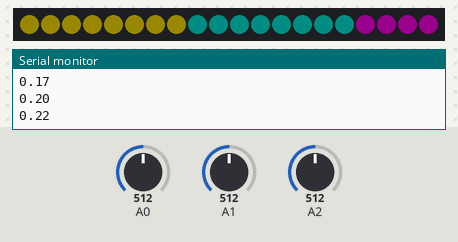
This sketch was run on a simulated Teensy 4. Shown: 20 RGB LEDs in strip order, left to right, the last lines printed to the serial monitor. Inputs (shaded band) come from the test bench; at power-on: A0 = 512, A1 = 512, A2 = 512. Dim RGB values are drawn brighter than linear.

Above: at 0.45 s.
At 4.35 s:
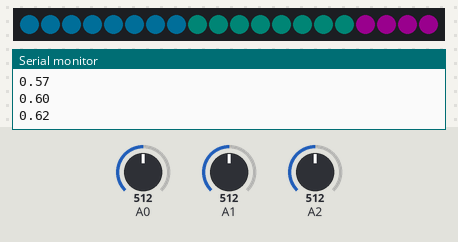
At 9.93 s:
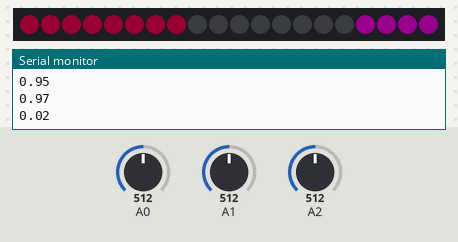
At 14.49 s:
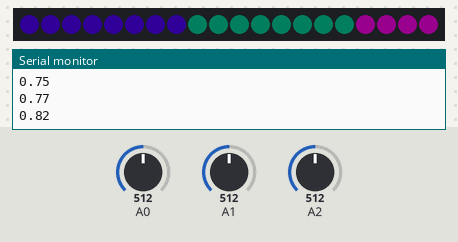
At 19.7 s:
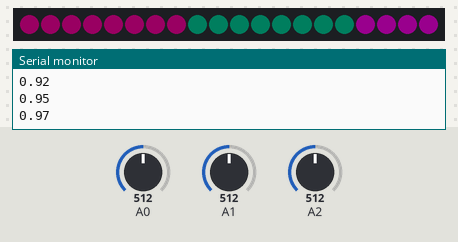
At 38.44 s:
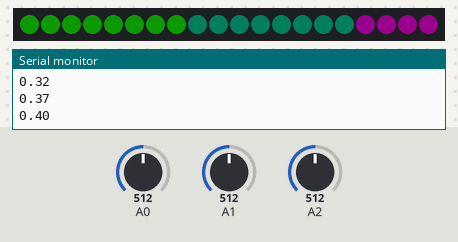

The sketch:

Class_3_-_LED_tube_3_with_zones.ino
```cpp
/*
  use multiple for loops to set different zones of the tube to different colors
*/

//A special library must be used to communicate with the ws2812 addressable LED tube
// Download it here https://github.com/PaulStoffregen/WS2812Serial/archive/refs/heads/master.zip
// Then in Arduino go to "Sketch > Include libraries > Add .ZIP library..." and select the downloaded file.
// The standard LED libraries, like fastLED and adafruits neopixel, cause problems with the audio code we'll do later so this version is used

float max_brightness = .1; //change this to increase the max brightness of the LEDs. 1.0 is very bright

//Everything else can be left alone
#define num_of_leds 20 //number of LEDs in the tube
#include <WS2812Serial.h> //include the code from this file in our sketch  https://github.com/PaulStoffregen/WS2812Serial/archive/refs/heads/master.zip
#define led_data_pin 8 //only pins 1,5, and 8 can be used.
byte drawingMemory[num_of_leds * 3];
DMAMEM byte displayMemory[num_of_leds * 12];
WS2812Serial LEDs(num_of_leds, displayMemory, drawingMemory, led_data_pin, WS2812_GRB);

//then you can declare variables
unsigned long current_time;
unsigned long prev_time[8]; //an array of 8 variables all named "prev_time"
int latch[4];
float lfo[4] = {1, 1, 1, 1}; //set them all to 1


void setup() {

  LEDs.begin(); //must be done in setup for the addressable LEDs to work.
  //here is a basic way of writing to the LEDs.
  LEDs.setPixelColor(0, 0, 0, 0); //(LED number, red level, green level, blue level). All levels are 0-255
  LEDs.setPixelColor(1, 0, 0, 0);
  LEDs.show(); //send these values to the LEDs


} //setup is over


void loop() {
  current_time = millis();


  if (current_time - prev_time[3] > 40) {
    prev_time[3] = current_time;
    lfo[1] = lfo[1] + 0.025;
    if (lfo[1] > 1.0) {
      lfo[1] -= 1.0;
    }
  }

  if (current_time - prev_time[2] > 1) {
    prev_time[2] = current_time;
    if (latch[0] == 1) {
      lfo[0] *= 1.005;
    }
    if (latch[0] == 0) {
      lfo[0] *= .995;
    }
    if (lfo[0] < .01) {
      lfo[0] = .01;
      latch[0] = 1;
    }

    if (lfo[0] > 1) {
      lfo[0] = 1;
      latch[0] = 0;
    }

  }

  if (current_time - prev_time[1] > 33) { //33 milliseconds is about 30 Hz, aka 30 fps
    prev_time[1] = current_time;

    float hue_pot = analogRead(A0) / 1023.0;
    float sat_pot = analogRead(A1) / 1023.0;
    float bright_pot = analogRead(A2) / 1023.0;
    //there's another function in this sketch bellow the loop which makes it easier to control the LEDs more info bellow the loop
    //set_LED(led to change, hue,saturation,brightness)

    //using multiple fors to create zones where we can set the LEDs to do different things
    for (int m = 0; m < 8; m++) {
      set_LED(m, lfo[1], 1, 1);
    }
    for (int j = 8; j < 16; j++) {
      set_LED(j, .5, 1, lfo[0]);
    }
    for (int d = 16; d < 20; d++) {
      set_LED(d, .85, 1, 1);
    }

    LEDs.show(); //send these values to the LEDs
  }

  if (current_time - prev_time[0] > 50 && 1) { //change to && 0 to not do this code
    prev_time[0] = current_time;

    Serial.println(lfo[1]);

  }

}// loop is over


////////////////LED function

//This function is a little different than you might see in other libraries but it works pretty similar
// instead of 0-255 you see in other libraries this is all 0-1.0
// you can copy this to the bottom of any code as long as the declarations at the top in "led biz" are done

//set_LED(led to change, hue,saturation,value aka brightness)
// hue - 0 is red, then through the ROYGBIV to 1.0 as red again
// saturation - 0 is fully white, 1 is fully colored.
// value - 0 is off, 1 is the value set by max_brightness
// (it's not called brightness since, unlike in photoshop, we're going from black to fully lit up

//based on https://stackoverflow.com/questions/3018313/algorithm-to-convert-rgb-to-hsv-and-hsv-to-rgb-in-range-0-255-for-both

void set_LED(int pixel, float fh, float fs, float fv) {
  byte RedLight;
  byte GreenLight;
  byte BlueLight;

  if (fs > 1.0) {
    fs = 1.0;
  }

  if (fv > 1.0) {
    fv = 1.0;
  }

  //wrap the hue around but if it's over 100 or under -100 cap it at that
  if (fh > 100) {
    fh = 100;
  }

  if (fh < -100) {
    fh = -100;
  }
  //keep subtracting or adding 1 until it's in the range of 0-1.0
  while (fh > 1.0) {
    fh -= 1.0;
  }
  while (fh < 0) {
    fh += 1.0;
  }

  byte h = fh * 255;
  byte s = fs * 255;
  byte v = fv * max_brightness * 255;

  h = (h * 192) / 256;  // 0..191
  unsigned int i = h / 32;   // We want a value of 0 thru 5
  unsigned int f = (h % 32) * 8;   // 'fractional' part of 'i' 0..248 in jumps

  unsigned int sInv = 255 - s;
  unsigned int fInv = 255 - f;
  byte pv = v * sInv / 256;  // pv will be in range 0 - 255
  byte qv = v * (256 - s * f / 256) / 256;
  byte tv = v * (256 - s * fInv / 256) / 256;

  switch (i) {
    case 0:
      RedLight = v;
      GreenLight = tv;
      BlueLight = pv;
      break;
    case 1:
      RedLight = qv;
      GreenLight = v;
      BlueLight = pv;
      break;
    case 2:
      RedLight = pv;
      GreenLight = v;
      BlueLight = tv;
      break;
    case 3:
      RedLight = pv;
      GreenLight = qv;
      BlueLight = v;
      break;
    case 4:
      RedLight = tv;
      GreenLight = pv;
      BlueLight = v;
      break;
    case 5:
      RedLight = v;
      GreenLight = pv;
      BlueLight = qv;
      break;
  }
  LEDs.setPixelColor(pixel, RedLight, GreenLight, BlueLight);
}


////////////smooth function
//based on https://playground.arduino.cc/Main/DigitalSmooth/

#define filterSamples   17   // filterSamples should  be an odd number, no smaller than 3. Increase for more smoooothness
#define array_num 8 //number of different smooths we can take, one for each pot
int sensSmoothArray[array_num] [filterSamples];   // array for holding raw sensor values for sensor1

int smooth(int array_sel, int input) {
  int j, k, temp, top, bottom;
  long total;
  static int i;
  static int sorted[filterSamples];
  boolean done;

  i = (i + 1) % filterSamples;    // increment counter and roll over if necc. -  % (modulo operator) rolls over variable
  sensSmoothArray[array_sel][i] = input;                 // input new data into the oldest slot

  // Serial.print("raw = ");

  for (j = 0; j < filterSamples; j++) { // transfer data array into anther array for sorting and averaging
    sorted[j] = sensSmoothArray[array_sel][j];
  }

  done = 0;                // flag to know when we're done sorting
  while (done != 1) {      // simple swap sort, sorts numbers from lowest to highest
    done = 1;
    for (j = 0; j < (filterSamples - 1); j++) {
      if (sorted[j] > sorted[j + 1]) {    // numbers are out of order - swap
        temp = sorted[j + 1];
        sorted [j + 1] =  sorted[j] ;
        sorted [j] = temp;
        done = 0;
      }
    }
  }

  // throw out top and bottom 15% of samples - limit to throw out at least one from top and bottom
  bottom = max(((filterSamples * 15)  / 100), 1);
  top = min((((filterSamples * 85) / 100) + 1  ), (filterSamples - 1));   // the + 1 is to make up for asymmetry caused by integer rounding
  k = 0;
  total = 0;
  for ( j = bottom; j < top; j++) {
    total += sorted[j];  // total remaining indices
    k++;
  }

  return total / k;    // divide by number of samples
}
```
